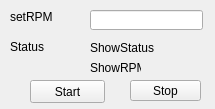
<?xml version="1.0" encoding="UTF-8"?>
<ui version="4.0">
 <class>LidarWindow</class>
 <widget class="QMainWindow" name="LidarWindow">
  <property name="geometry">
   <rect>
    <x>0</x>
    <y>0</y>
    <width>215</width>
    <height>109</height>
   </rect>
  </property>
  <property name="windowTitle">
   <string>MainWindow</string>
  </property>
  <widget class="QWidget" name="centralwidget">
   <widget class="QPushButton" name="startLidar">
    <property name="geometry">
     <rect>
      <x>30</x>
      <y>80</y>
      <width>75</width>
      <height>23</height>
     </rect>
    </property>
    <property name="text">
     <string>Start</string>
    </property>
   </widget>
   <widget class="QPushButton" name="stopLidar">
    <property name="geometry">
     <rect>
      <x>130</x>
      <y>80</y>
      <width>71</width>
      <height>21</height>
     </rect>
    </property>
    <property name="text">
     <string>Stop</string>
    </property>
   </widget>
   <widget class="QLabel" name="statusLabel">
    <property name="geometry">
     <rect>
      <x>10</x>
      <y>40</y>
      <width>47</width>
      <height>13</height>
     </rect>
    </property>
    <property name="text">
     <string>Status</string>
    </property>
   </widget>
   <widget class="QLabel" name="showStatus">
    <property name="geometry">
     <rect>
      <x>90</x>
      <y>40</y>
      <width>71</width>
      <height>16</height>
     </rect>
    </property>
    <property name="text">
     <string>ShowStatus</string>
    </property>
   </widget>
   <widget class="QLabel" name="showRpm">
    <property name="geometry">
     <rect>
      <x>90</x>
      <y>60</y>
      <width>51</width>
      <height>16</height>
     </rect>
    </property>
    <property name="text">
     <string>ShowRPM</string>
    </property>
   </widget>
   <widget class="QLabel" name="rpmlabel">
    <property name="geometry">
     <rect>
      <x>10</x>
      <y>10</y>
      <width>47</width>
      <height>13</height>
     </rect>
    </property>
    <property name="text">
     <string>setRPM</string>
    </property>
   </widget>
   <widget class="QLineEdit" name="setRpm">
    <property name="geometry">
     <rect>
      <x>90</x>
      <y>10</y>
      <width>113</width>
      <height>20</height>
     </rect>
    </property>
   </widget>
  </widget>
 </widget>
 <resources/>
 <connections/>
</ui>
